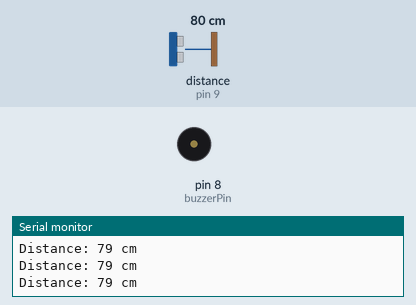
A sketch run on a simulated Arduino Uno, built with avr-gcc and run on an emulated ATmega328P. Shown: buzzer (waves = sounding), the last lines printed to the serial monitor. Wiring (inferred from the names in the program): ultrasonic range finder: trigger pin 10; echo pin 9. The test bench sets the inputs (shaded band); at power-on: distance to the obstacle (sensor on pin 9) 80 cm. The echo pulse lasts 58.3 µs per cm.

Above: at 1.3 s.
1.4 s: distance to the obstacle (sensor on pin 9) set to 66 cm
2.9 s: distance to the obstacle (sensor on pin 9) set to 55 cm
At 3.1 s:
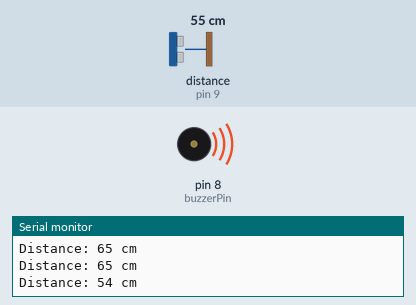
5.9 s: distance to the obstacle (sensor on pin 9) set to 9 cm
At 7.0 s:
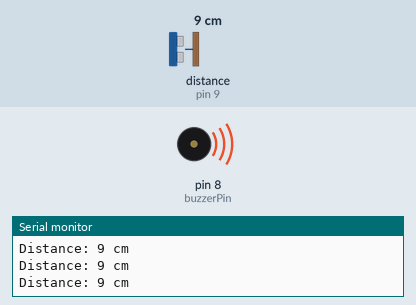
Timing chart, 0 to 14.9 s (numbered marks = the images above; inputs shaded):
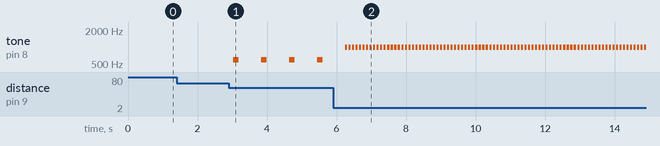

The sketch:

Ultrasonic_Parking_Sensor.ino
```cpp
/*
  Project 08 - Ultrasonic Parking Sensor
  --------------------------------------
  Measure distance with an HC-SR04 ultrasonic sensor. A buzzer beeps
  faster the closer an object gets — like a car's parking sensor.

  Wiring:
    - HC-SR04: VCC -> 5V, GND -> GND, Trig -> pin 10, Echo -> pin 9
    - Buzzer "+" -> pin 8, buzzer "-" -> GND

  Concepts learned:
    - how the sensor works: send a pulse, time the echo
    - distance = time x speed of sound
    - mapping distance to behaviour
*/

const int trigPin   = 10;
const int echoPin   = 9;
const int buzzerPin = 8;

void setup() {
  pinMode(trigPin, OUTPUT);
  pinMode(echoPin, INPUT);
  pinMode(buzzerPin, OUTPUT);
  Serial.begin(9600);
}

void loop() {
  // 1. Send a 10 microsecond pulse from Trig
  digitalWrite(trigPin, LOW);
  delayMicroseconds(2);
  digitalWrite(trigPin, HIGH);
  delayMicroseconds(10);
  digitalWrite(trigPin, LOW);

  // 2. Time how long the Echo stays high (in microseconds)
  long duration = pulseIn(echoPin, HIGH);

  // 3. Convert to cm: sound travels ~0.0343 cm/us, out and back (so /2)
  long distance = duration * 0.0343 / 2;

  Serial.print("Distance: ");
  Serial.print(distance);
  Serial.println(" cm");

  // 4. Beep based on distance
  if (distance < 10) {
    tone(buzzerPin, 1000, 60);     // very close -> rapid beeping
    delay(100);
  } else if (distance < 30) {
    tone(buzzerPin, 800, 120);     // getting close
    delay(400);
  } else if (distance < 60) {
    tone(buzzerPin, 600, 150);     // far-ish
    delay(800);
  } else {
    noTone(buzzerPin);             // far enough -> silent
    delay(500);
  }
}
```

Measured:
- the behaviour switches between 61 and 60 cm on distance to the obstacle (sensor on pin 9) (found by bisection; images 0 and 1)
- after the input at 2.9 s, tone on pin 8 (buzzerPin): alternates 600 Hz for 0.15 s and silent for 0.65 s, starting after 0.13 s
- after the input at 5.9 s, tone on pin 8 (buzzerPin): alternates 1000 Hz for 0.06 s and silent for 0.04 s, starting after 0.35 s
